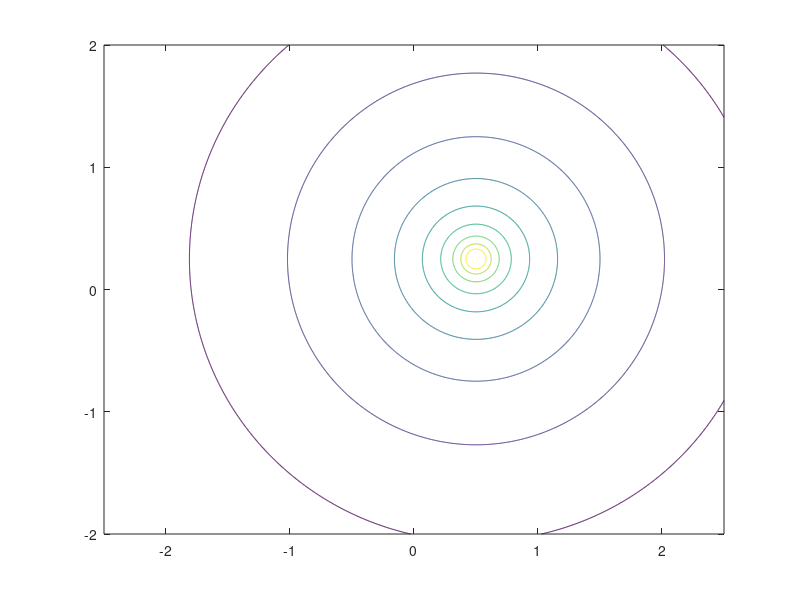

Source code (MATLAB): (Note: this script raises an error after producing the figure.)

xc = 0.50;
yc = 0.25;
T = 3.0;
N = 1000;
x = linspace(-2.5,2.5,N);
y = linspace(-2,2,N);
[xg,yg] = meshgrid(x,y);

psi = -T*log((xg - xc).^2 + (yg - yc).^2)/(4*pi); 

c = -0.4:0.2:1.2;
[C,h] = contour(xg,yg,psi,c);
title("Point Vortex Stream Function " + '$ \psi = \frac{\Gamma}{4\pi}log(r^2)$','Interpreter','latex');
xlabel("x");
ylabel("y");
set(gca,'fontname','Latin Modern Math');
clabel(C,h,c)

